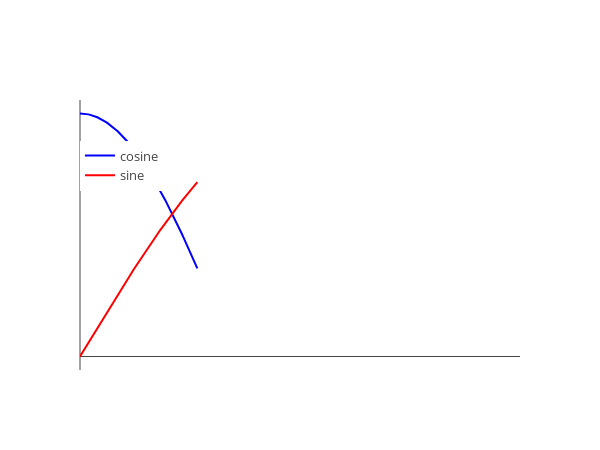

Notebook source saved alongside this figure:
### Code cell
import numpy as np
from numpy import pi, sin, cos
import plotly.graph_objects as go
import plotly.io as pio
pio.templates.default = "none"

x = np.linspace(0, 0.4, 100)

cosgraph = go.Scatter(x=x, y=cos(3*x), 
                      mode='lines', 
                      line_width=2, line_color='blue', 
                      name='cosine')

singraph = go.Scatter(x=x, y=sin(2*x), 
                      mode='lines', 
                      line_width=2, line_color='red', 
                      name='sine')


axis_style=dict(showline=False, zeroline=True, 
                showticklabels=False, ticks='', 
                showgrid=False)

layout = go.Layout(width=600, height=450,
                   font_size=13,
                   xaxis = axis_style,
                   yaxis = axis_style,
                   hovermode='closest',
                   legend_x= 0,
                   legend_y=0.85
                )

fig = go.Figure(data=[cosgraph, singraph], layout=layout)
fig.update_layout(
    xaxis=dict(
        range=[0, 1.5]
    )
)
